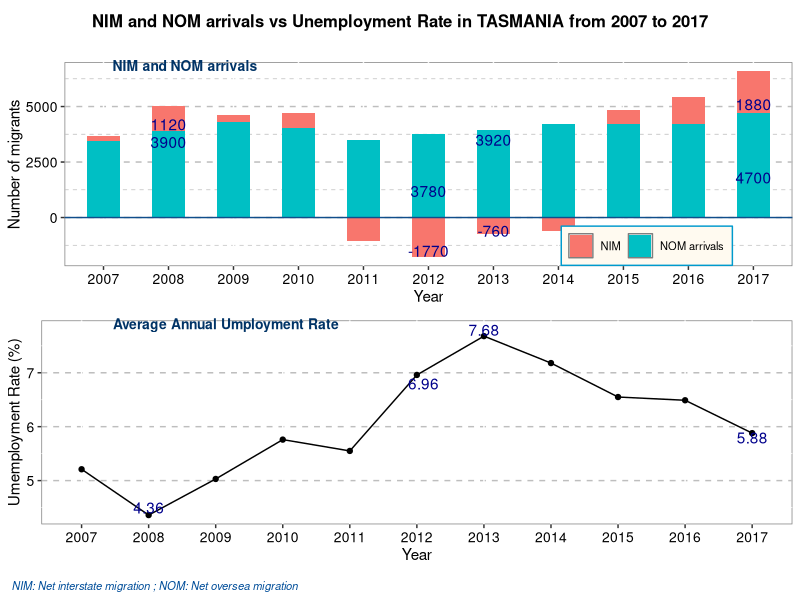

The R source for this figure:
## ---- chunk 1

library(ggplot2)  # Simple, verstile plots
library(tidyr)    # Restructuring original datasets (from wide to long format)
library(dplyr)    # Data manipulation (factor levels, labels etc.)
library(lubridate) # Datetime manipulation
library(cowplot)  # Grids for output layout
library(RColorBrewer)  # Colour-blind friendly palettes
library(readxl)

## Data
tas_migrants <- read_xlsx("data/Tas_migration.xlsx")
tas_unemploy <- read_xlsx("data/Tas_unemploymentRate.xlsx")

# Convert tas_migrants from wide to long
tas_migrants_con <- gather(tas_migrants, key = "Year", value = "Values", 2:12)

# Calculate average umployment rate within a year
years <- year(as.Date(tas_unemploy$Date, "%Y-%m-%d"))
tas_unemploy_anual <- tas_unemploy %>% group_by(year(as.Date(Date, "%Y-%m-%d"))) %>% summarise(AnnualUnemploymentRate = round(mean(`Unemployment Rate`),2))
# Change column name in tas_unemploy_anual
names(tas_unemploy_anual)[1] <- "Year"
tas_unemploy_anual$Year <- as.factor(tas_unemploy_anual$Year)
# Visualization


# Create stacked bar chart for Migrations
p1 <- ggplot(tas_migrants_con)+
  geom_bar(aes(x = Year, y = Values, fill = Migration), stat = "identity", width = 0.5) + 
 # scale_fill_manual(values = c("deepskyblue4")) +
  geom_hline(yintercept = 0, color = "dodgerblue4") +
  theme(panel.background = element_rect(fill = "white", color = "grey50"),
        panel.grid.minor.y = element_line(colour = "grey", linetype = "dashed"),
        panel.grid.major.y = element_line(colour = "grey", linetype = "dashed"),
        legend.text = element_text(size = 8, colour = "black"),
        legend.direction = "horizontal",
        legend.title = element_blank(),
     legend.background = element_rect(fill="floralwhite",
                                  size=0.5, linetype="solid", 
                                  colour ="deepskyblue3"),
     legend.position = c(0.8, 0.1),
        axis.title = element_text(size = 11, color = "black"),
        axis.text.y = element_text(size = 10, color = "black"),
        axis.text.x = element_text(size = 10, color = "black")) +
  ylab("Number of migrants") +
  xlab("Year")

# Add anotation for p1:
nim2012 <- as.character(tas_migrants_con[which(tas_migrants_con$Year==2012 & tas_migrants_con$Migration=='NIM'),3])
nom2012 <- as.character(tas_migrants_con[which(tas_migrants_con$Year==2012 & tas_migrants_con$Migration!='NIM'),3])
nim2017 <- as.character(tas_migrants_con[which(tas_migrants_con$Year==2017 & tas_migrants_con$Migration=='NIM'),3])
nom2017 <- as.character(tas_migrants_con[which(tas_migrants_con$Year==2017 & tas_migrants_con$Migration!='NIM'),3])
nim2013 <- as.character(tas_migrants_con[which(tas_migrants_con$Year==2013 & tas_migrants_con$Migration=='NIM'),3])
nom2013 <- as.character(tas_migrants_con[which(tas_migrants_con$Year==2013 & tas_migrants_con$Migration!='NIM'),3])
nim2008 <- as.character(tas_migrants_con[which(tas_migrants_con$Year==2008 & tas_migrants_con$Migration=='NIM'),3])
nom2008 <- as.character(tas_migrants_con[which(tas_migrants_con$Year==2008 & tas_migrants_con$Migration!='NIM'),3])

p1 <- p1 + annotate(geom = "text", x = 6, y = -1500, label = nim2012 , color ="darkblue") +
   annotate(geom = "text", x = 6, y = 1200, label = nom2012 , color ="darkblue")  +
  annotate(geom = "text", x = 11, y = 5100, label = nim2017 , color ="darkblue") +
  annotate(geom = "text", x = 11, y = 1800, label = nom2017 , color ="darkblue") +
   annotate(geom = "text", x = 7, y = -600, label = nim2013 , color ="darkblue") +
  annotate(geom = "text", x = 7, y = 3500, label = nom2013 , color ="darkblue") +
    annotate(geom = "text", x = 2, y = 4200, label = nim2008 , color ="darkblue") +
  annotate(geom = "text", x = 2, y = 3400, label = nom2008 , color ="darkblue")

# Create line chart for unemployment rate
p2 <- ggplot(tas_unemploy_anual, aes(x = Year, y = AnnualUnemploymentRate)) +geom_point(stat = "identity")+
  geom_line(aes(group = 0.5)) +
  theme(panel.background = element_rect(fill = "white", color = "grey50"),
        panel.grid.major.y = element_line(colour = "grey", linetype = "dashed"),
        axis.title = element_text(size = 11, color = "black"),
        axis.text.y = element_text(size = 10, color = "black"),
        axis.text.x = element_text(size = 10, color = "black")) +
  ylab("Umemployment Rate (%)") +
  xlab("Year")

# Add Annotation
unempl2013 <- as.character(tas_unemploy_anual[which(tas_unemploy_anual$Year ==2013), 2])
unempl2008 <- as.character(tas_unemploy_anual[which(tas_unemploy_anual$Year ==2008), 2])
unempl2017 <- as.character(tas_unemploy_anual[which(tas_unemploy_anual$Year ==2017), 2])
unempl2012 <- as.character(tas_unemploy_anual[which(tas_unemploy_anual$Year ==2012), 2])
p2 <- p2 + annotate(geom = "text", x = 7, y = 7.8, label = unempl2013, color ="darkblue") +
   annotate(geom = "text", x = 2, y = 4.5, label = unempl2008, color = "darkblue") +
  annotate(geom = "text", x = 6.1, y = 6.8, label = unempl2012, color = "darkblue") +
   annotate(geom = "text", x = 11, y = 5.8, label = unempl2017, color = "darkblue")

# Add two plot into one page
p3 <- ggdraw() + draw_plot(p1, x= 0, y = 0.5, width = 1, height = 0.5) +
  draw_plot(p2, x= 0, y= 0, width = 1, height = 0.5) +
  draw_plot_label(label = c("NIM and NOM arrivals", "Average Annual Umployment Rate"), size = 10, colour = "#003366", 
                  x = c(0.05, 0), y = c(1, 0.5))

# Add sub text below the chart for explaination
p3 <- add_sub(p3, "NIM: Net interstate migration ; NOM: Net oversea migration", x = 0.05, y=0.5, hjust = 0.1, fontface = "italic", size = 8, colour = "#004d99")

# Create title for grid
title <- ggdraw() +  draw_label("NIM and NOM arrivals vs Unemployment Rate in TASMANIA from 2007 to 2017", fontface='bold', vjust = 0, size = 12)

# Plot grid of charts with title
plot_grid(title, p3, ncol=1, rel_heights=c(0.1, 1))
